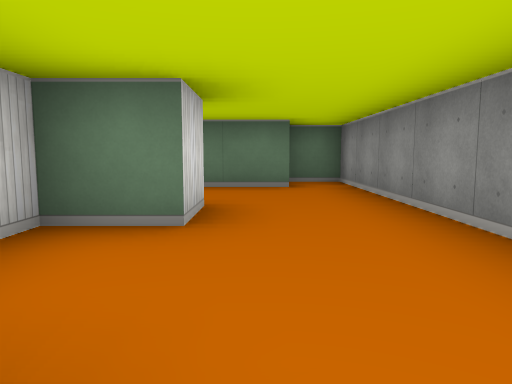
[1] (above)

24 first-person views from a walk through a cub3D level. The camera is about half as high as the walls, tilts 6° down and sees 70° across. The floor is counted in squares. Each view is taken from the middle of a square. On the plan, view 1 faces up. The plan holds only what a view shows up to about 9 squares ahead; the rest is blank.

[2]
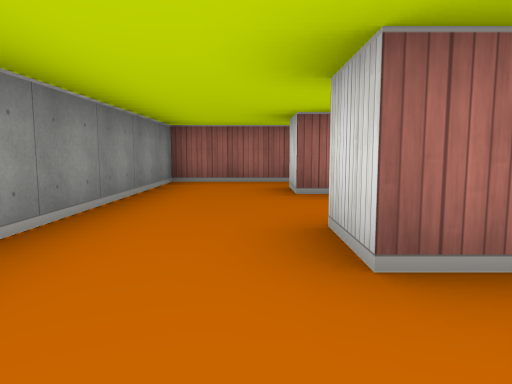

[3]
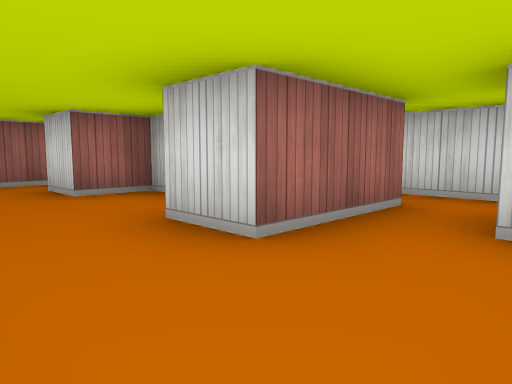

[4]
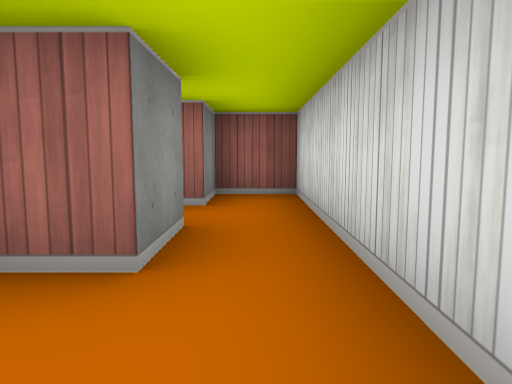

[5]
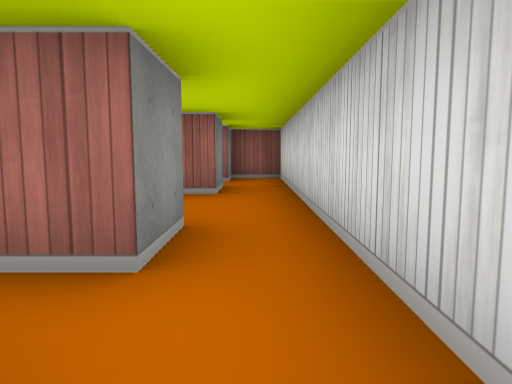

[6]
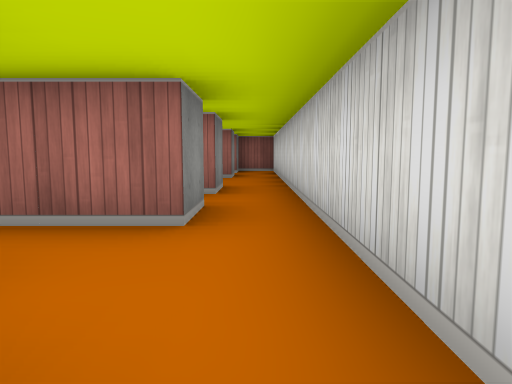

[7]
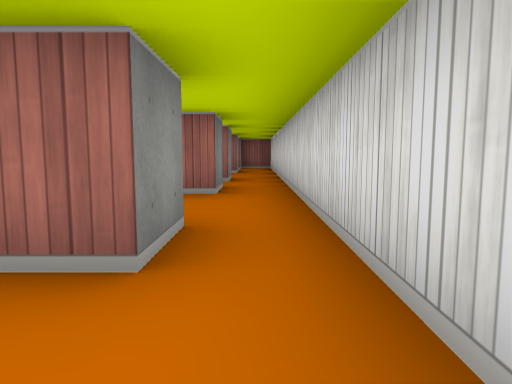

[8]
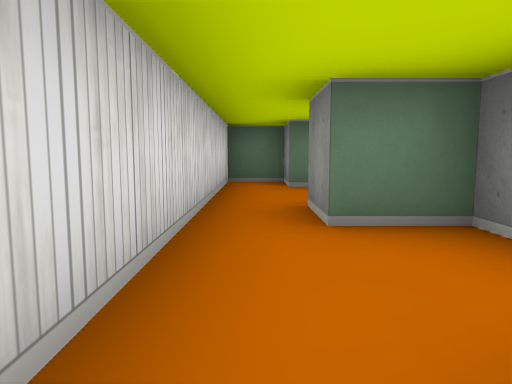

[9]
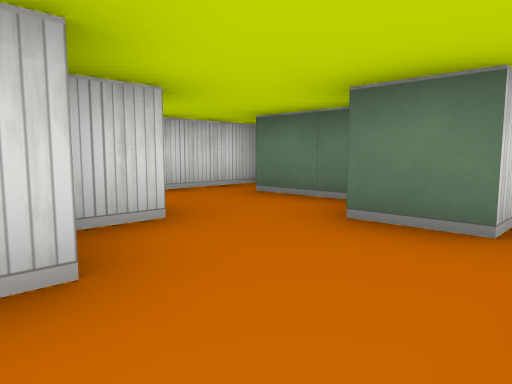

[10]
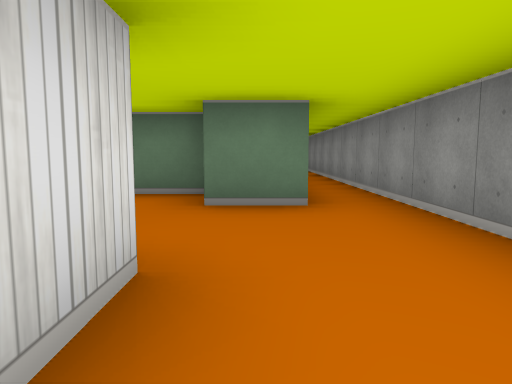

[11]
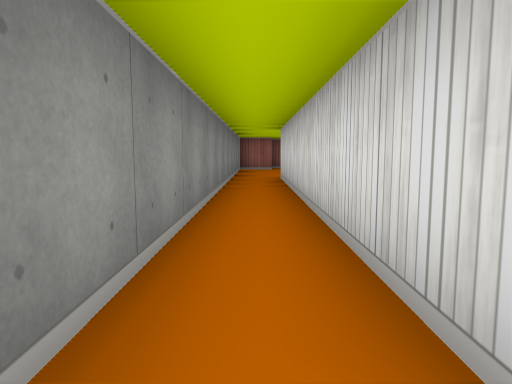

[12]
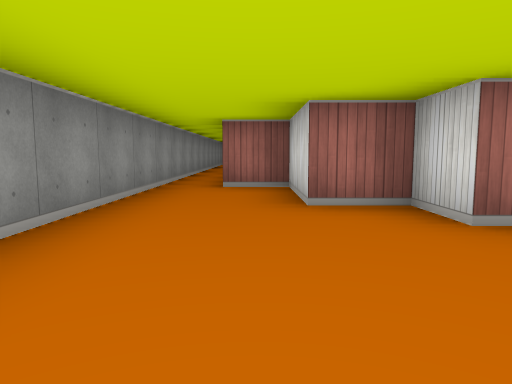

[13]
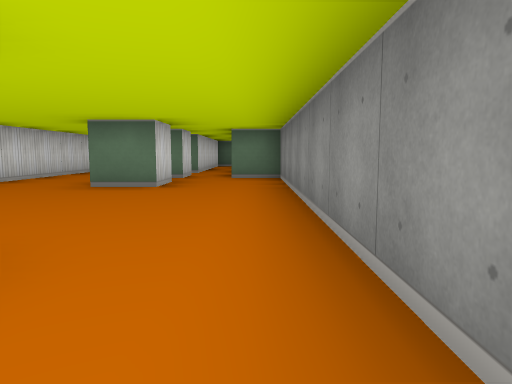

[14]
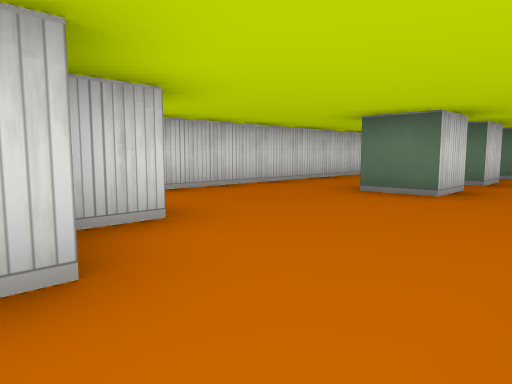

[15]
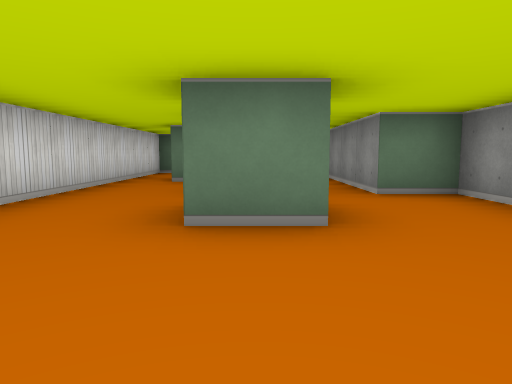

[16]
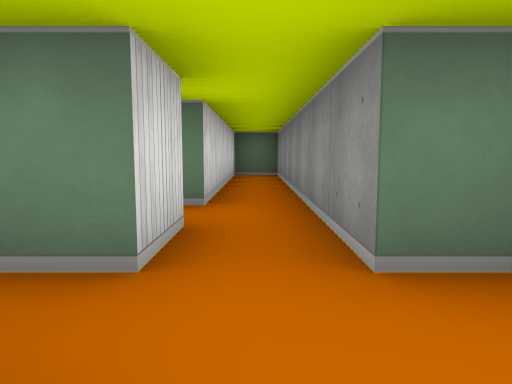

[17]
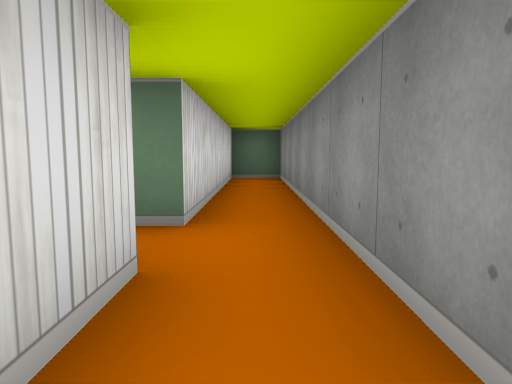

[18]
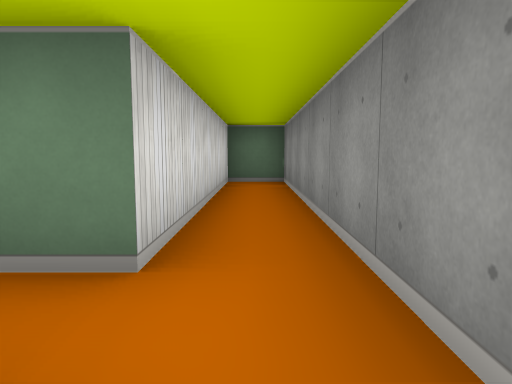

[19]
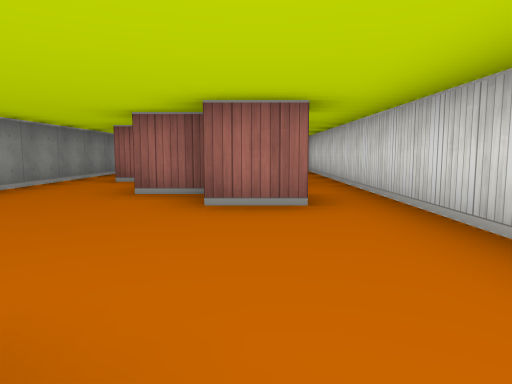

[20]
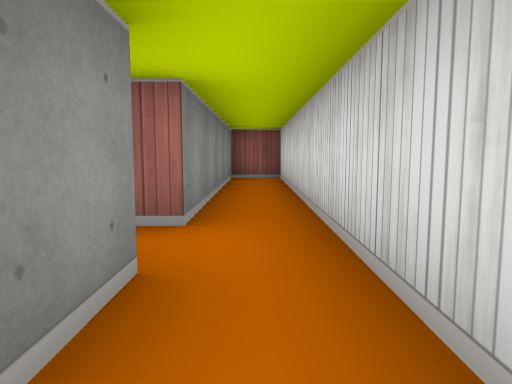

[21]
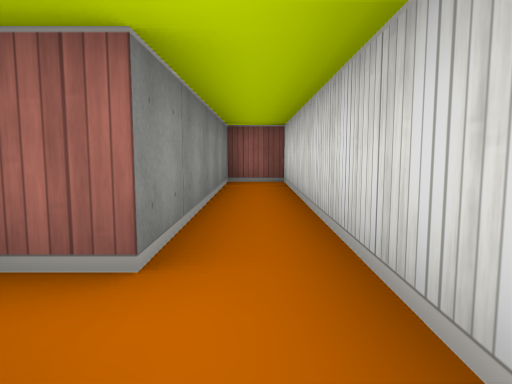

[22]
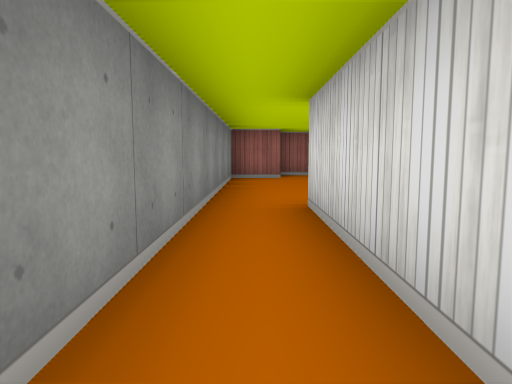

[23]
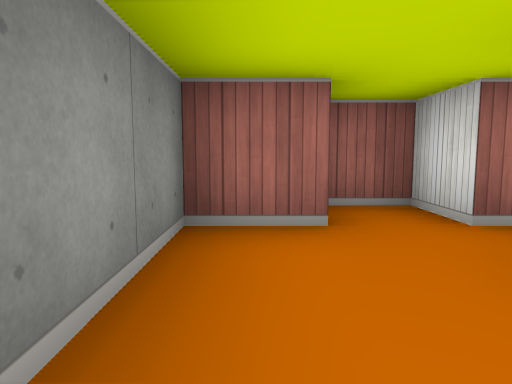

[24]
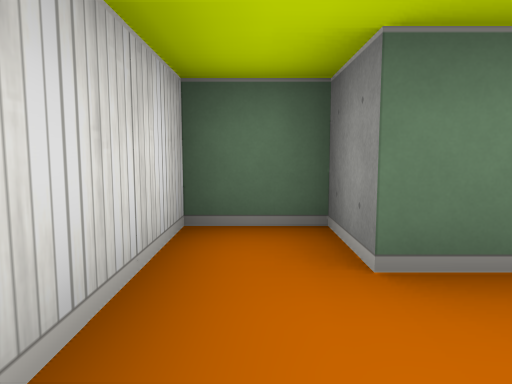

### Floor plan
Points are (right, up) in squares from view 1. A wall is a line through its corners. A room is listed if a view was taken in it or the views show most of it. See-through windows are left out.
Room 1 (views 1, 2, 3)
walls: (-0.5, 3.5) (-0.5, 2.5) (-1.5, 2.5) (-1.5, 0.5) (-0.5, 0.5) (-0.5, -0.5); (0.6, 5.5) (-0.9, 5.5); (-0.9, -1.5) (1.5, -1.5) (1.5, 6.5) (0.5, 6.5)
ways out: opening at (-1.5, 4) to room 2
Room 2 (view 4)
walls: (-2.5, 4.5) (-2.5, 5.5) (-1.9, 5.5); (-3.5, 7.5) (-3.5, 2.5) (-2.5, 2.5) (-2.5, 3.5) (-0.5, 3.5)
ways out: opening at (-1.5, 4) to room 1; opening at (-3, 8) to room 3
Room 3 (views 5, 8)
walls: (-2.5, 9.5) (-2.5, 10.5); (-2.5, 7.5) (-2.5, 8.5) (-1.9, 8.5); (-3.5, 10.5) (-3.5, 7.5)
ways out: opening at (-3, 8) to room 2; opening at (-3, 10) to room 4
Room 4 (views 6, 9, 10, 23, 24)
walls: (-1.5, 12) (-1.5, 12.5) (-2.5, 12.5) (-2.5, 13.5) (-1.9, 13.5); (-2.5, 10.5) (-0.5, 10.5); (-0.5, 12.6) (-0.5, 11.6); (-1.5, 13.6) (-1.5, 12.8); (0.4, 10.5) (1.5, 10.5) (1.5, 13.5); (-3.5, 14.5) (-3.5, 10.5); (-0.5, 9.5) (0.5, 9.5)
ways out: opening at (-3, 10) to room 3; opening at (-3, 14) to room 5; opening at (-1.5, 14) to room 5; opening at (0.5, 12.5) to room 8
Room 5 (view 7)
walls: (-0.6, 15.5) (-2.5, 15.5) (-2.5, 16.5) (-3.5, 16.5) (-3.5, 14.5)
ways out: opening at (-3, 14) to room 4; opening at (-1.5, 14) to room 4
Room 6 (views 11, 12, 13, 14, 15, 16, 17, 18, 19, 20)
walls: (-0.5, 28.5) (-0.5, 27.5) (-1.5, 27.5); (-0.5, 30.5) (-0.5, 29.5) (-1.1, 29.5); (-2.5, 24.5) (-1.5, 24.5) (-1.5, 23.5) (-0.5, 23.5) (-0.5, 21.5) (0.5, 21.5); (-3.5, 34.1) (-3.5, 24.4); (1.5, 21.5) (1.5, 29.5) (0.5, 29.5) (0.5, 36.5) (-0.5, 36.5) (-0.5, 31.5) (-2.5, 31.5)
ways out: opening at (-3, 24) to room 7; opening at (1, 22) to room 8
Room 7 (view 21)
walls: (-2.5, 23.5) (-2.5, 24.5); (-3.5, 24.4) (-3.5, 17.5) (-2.5, 17.5) (-2.5, 22.5) (-1.9, 22.5)
ways out: opening at (-3, 24) to room 6
Room 8 (view 22)
walls: (1.5, 13.5) (1.5, 21.5); (0.5, 21.5) (0.5, 14.5) (-0.5, 14.5)
ways out: opening at (0.5, 12.5) to room 4; opening at (1, 22) to room 6

Positions as (right, up) in squares from view 1, and headings:
1: (0, 0), facing up
2: (0, 5), facing down
3: (1, 5), facing down-left
4: (-3, 7), facing down
5: (-3, 10), facing down
6: (-3, 13), facing down
7: (-3, 15), facing down
8: (-3, 10), facing up
9: (1, 12), facing up-left
10: (0, 11), facing up
11: (1, 22), facing down
12: (0, 27), facing down
13: (1, 22), facing up
14: (1, 23), facing up-left
15: (-1, 25), facing up
16: (0, 28), facing up
17: (0, 29), facing up
18: (0, 30), facing up
19: (-2, 28), facing down
20: (-3, 25), facing down
21: (-3, 24), facing down
22: (1, 18), facing down
23: (1, 13), facing down
24: (-3, 14), facing up
